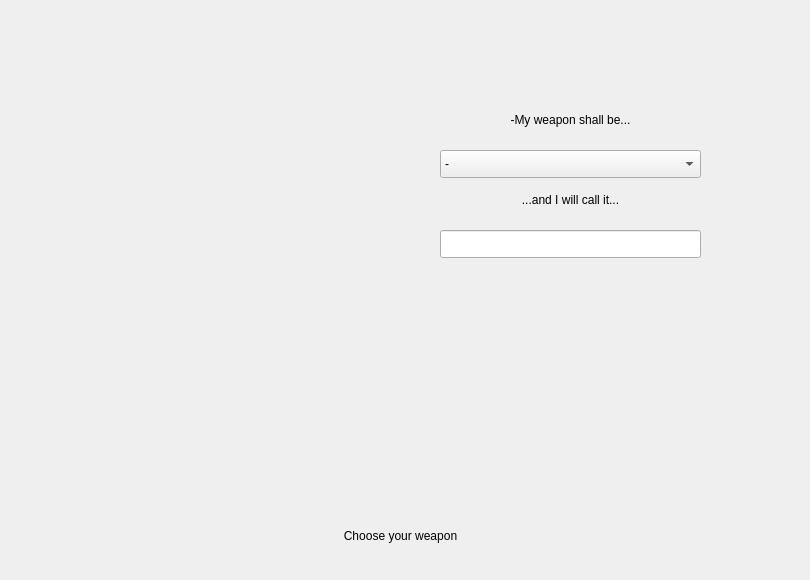
    <widget class="QWidget" name="weaponChoice">
     <widget class="QLabel" name="label">
      <property name="geometry">
       <rect>
        <x>20</x>
        <y>510</y>
        <width>761</width>
        <height>51</height>
       </rect>
      </property>
      <property name="text">
       <string>Choose your weapon</string>
      </property>
      <property name="alignment">
       <set>Qt::AlignmentFlag::AlignCenter</set>
      </property>
     </widget>
     <widget class="QLabel" name="label_2">
      <property name="geometry">
       <rect>
        <x>0</x>
        <y>0</y>
        <width>801</width>
        <height>571</height>
       </rect>
      </property>
      <property name="styleSheet">
       <string notr="true">background-image:url(:/images/Illustration.jpg)</string>
      </property>
      <property name="text">
       <string/>
      </property>
     </widget>
     <widget class="QComboBox" name="comboBox">
      <property name="geometry">
       <rect>
        <x>440</x>
        <y>150</y>
        <width>261</width>
        <height>28</height>
       </rect>
      </property>
      <property name="cursor">
       <cursorShape>PointingHandCursor</cursorShape>
      </property>
      <item>
       <property name="text">
        <string>-</string>
       </property>
      </item>
      <item>
       <property name="text">
        <string>One handed sword</string>
       </property>
       <property name="icon">
        <iconset resource="resources.qrc">
         <normaloff>:/images/onehanded.png</normaloff>:/images/onehanded.png</iconset>
       </property>
      </item>
      <item>
       <property name="text">
        <string>1.5 handed sword</string>
       </property>
       <property name="icon">
        <iconset resource="resources.qrc">
         <normaloff>:/images/15handed.png</normaloff>:/images/15handed.png</iconset>
       </property>
      </item>
      <item>
       <property name="text">
        <string>Two handed sword</string>
       </property>
       <property name="icon">
        <iconset resource="resources.qrc">
         <normaloff>:/images/twohanded.png</normaloff>:/images/twohanded.png</iconset>
       </property>
      </item>
      <item>
       <property name="text">
        <string>Fire magic wand</string>
       </property>
       <property name="icon">
        <iconset resource="resources.qrc">
         <normaloff>:/images/fireemblem.png</normaloff>:/images/fireemblem.png</iconset>
       </property>
      </item>
      <item>
       <property name="text">
        <string>Water magic wand</string>
       </property>
       <property name="icon">
        <iconset resource="resources.qrc">
         <normaloff>:/images/wateremblem.png</normaloff>:/images/wateremblem.png</iconset>
       </property>
      </item>
      <item>
       <property name="text">
        <string>Air magic wand</string>
       </property>
       <property name="icon">
        <iconset resource="resources.qrc">
         <normaloff>:/images/airemblem.png</normaloff>:/images/airemblem.png</iconset>
       </property>
      </item>
      <item>
       <property name="text">
        <string>Terra magic wand</string>
       </property>
       <property name="icon">
        <iconset resource="resources.qrc">
         <normaloff>:/images/terraemblem.png</normaloff>:/images/terraemblem.png</iconset>
       </property>
      </item>
     </widget>
     <widget class="QLineEdit" name="weaponName">
      <property name="geometry">
       <rect>
        <x>440</x>
        <y>230</y>
        <width>261</width>
        <height>28</height>
       </rect>
      </property>
      <property name="text">
       <string/>
      </property>
     </widget>
     <widget class="QLabel" name="label_6">
      <property name="geometry">
       <rect>
        <x>440</x>
        <y>110</y>
        <width>261</width>
        <height>20</height>
       </rect>
      </property>
      <property name="tabletTracking">
       <bool>false</bool>
      </property>
      <property name="autoFillBackground">
       <bool>false</bool>
      </property>
      <property name="styleSheet">
       <string notr="true">color:rgb(0, 0, 0)</string>
      </property>
      <property name="text">
       <string>&lt;html&gt;&lt;head/&gt;&lt;body&gt;&lt;p&gt;-My weapon shall be...&lt;/p&gt;&lt;/body&gt;&lt;/html&gt;</string>
      </property>
      <property name="alignment">
       <set>Qt::AlignmentFlag::AlignCenter</set>
      </property>
     </widget>
     <widget class="QLabel" name="label_5">
      <property name="geometry">
       <rect>
        <x>440</x>
        <y>190</y>
        <width>261</width>
        <height>20</height>
       </rect>
      </property>
      <property name="styleSheet">
       <string notr="true">color:rgb(0, 0, 0)</string>
      </property>
      <property name="text">
       <string>...and I will call it...</string>
      </property>
      <property name="alignment">
       <set>Qt::AlignmentFlag::AlignCenter</set>
      </property>
     </widget>
    </widget>
